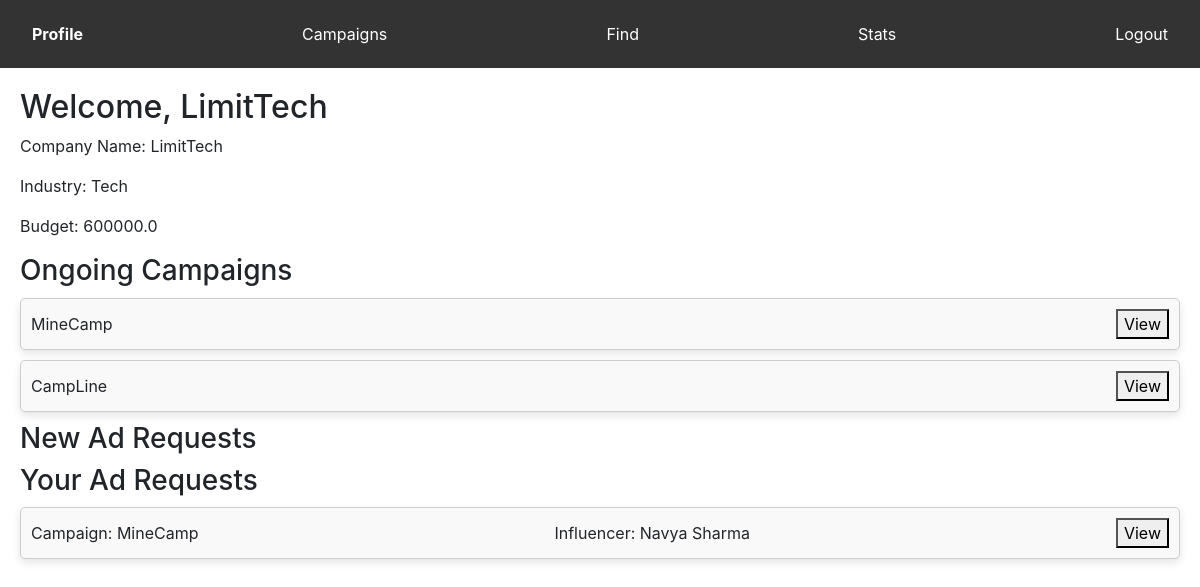
The app's page /sponsor_dashboard (signed in), older data.
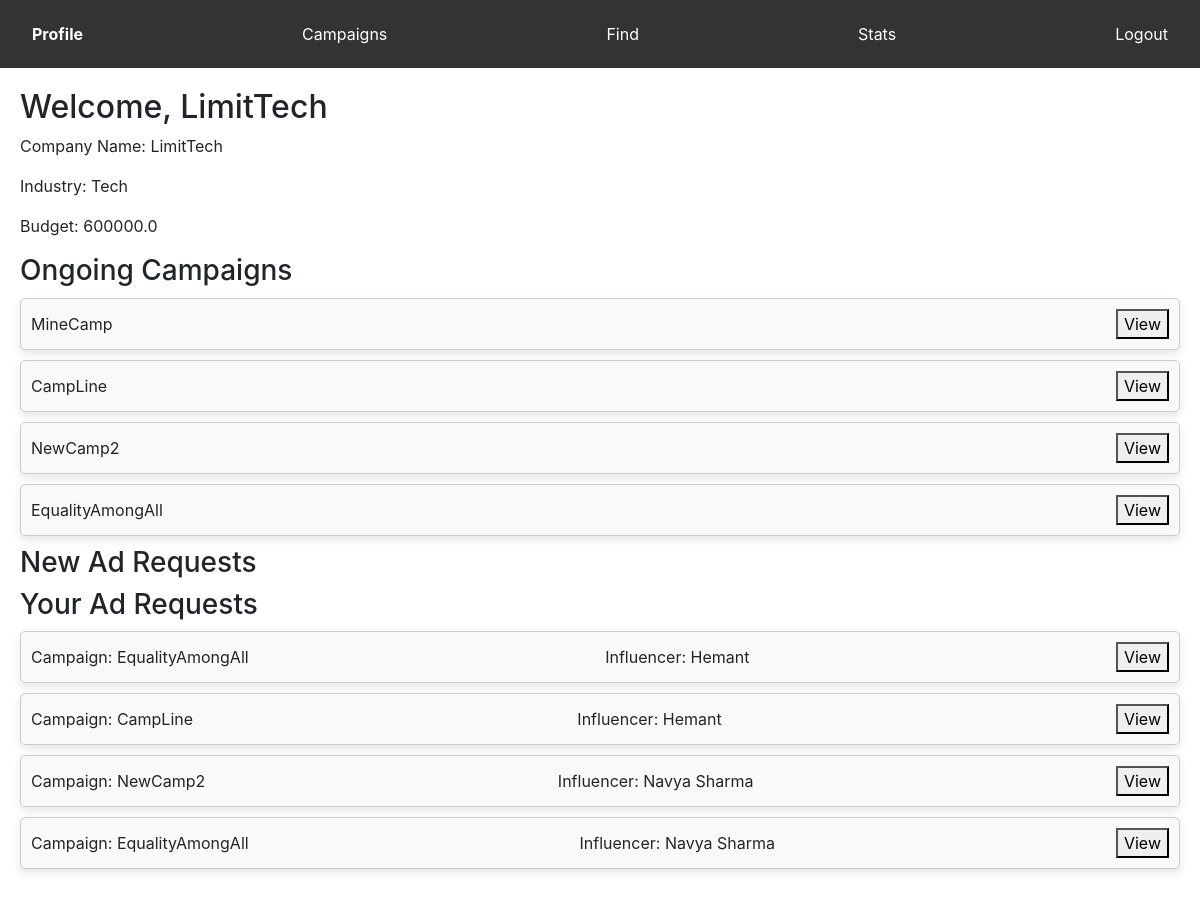
The same page, newer data.
### application/models.py (models this page shows, shortened)
class Campaign(db.Model):
    id = db.Column(db.Integer, primary_key=True, autoincrement=True)
    name = db.Column(db.String, nullable=False)
    description = db.Column(db.String)
    start_date = db.Column(db.String)
    end_date = db.Column(db.String)
    budget = db.Column(db.Float)
    visibility = db.Column(db.String)
    goals = db.Column(db.String)
    sponsor_id = db.Column(db.Integer, db.ForeignKey('sponsor.id'))
    flagged = db.Column(db.String, default="Active")
    __table_args__ = (
        CheckConstraint("visibility IN ('public', 'private')", name='check_visibility'),
    )
    ad_requests = db.relationship('AdRequest', backref='campaign')

class SponsorAdRequest(db.Model):
    __tablename__ = 'SponsorAdRequest'
    id = db.Column(db.Integer, primary_key=True, autoincrement=True)
    influencer_id = db.Column(db.Integer, db.ForeignKey('influencer.id'), nullable=False)
    campaign_id = db.Column(db.Integer, db.ForeignKey('campaign.id'), nullable=False)
    requirements = db.Column(db.String, nullable=False)
    payment_amount = db.Column(db.Float, nullable=False)
    status = db.Column(db.String, default='Pending')  # Pending, Accepted, Rejected
    created_at = db.Column(db.DateTime, default=datetime.utcnow)
    influencer = db.relationship('Influencer', backref='sponsor_ad_requests')
    campaign = db.relationship('Campaign', backref='sponsor_ad_requests')
    __table_args__ = (
        CheckConstraint("status IN ('Pending', 'Accepted', 'Rejected')", name='check_status'),
        CheckConstraint("Completed IN ('False', 'True')",name = 'completion_status')
    )

class User(db.Model):
    id = db.Column(db.Integer, primary_key=True, autoincrement=True)
    username = db.Column(db.String, unique=True, nullable=False)
    email = db.Column(db.String, unique=True, nullable=False)
    password = db.Column(db.String, nullable=False)
    role = db.Column(db.String, nullable=False)
    flagged = db.Column(db.String, default="Active")
    __table_args__ = (
        CheckConstraint("role IN ('Admin', 'Sponsor', 'Influencer')", name='check_role'),
    )
    sponsor = db.relationship('Sponsor', uselist=False, backref='user')
    influencer = db.relationship('Influencer', uselist=False, backref='user')

### application/controllers.py (the view, shortened to what this page needs)
@app.route("/sponsor_dashboard", methods=["GET", "POST"])
def sponsor_dashboard():
    if request.method == "GET":
        sponsor_name = session.get('sponsor_name')
        if not sponsor_name:
            return jsonify({"error": "Sponsor not logged in!"}), 401
        sponsor_user = User.query.filter_by(username=sponsor_name, role='Sponsor').first()
        if not sponsor_user:
            return jsonify({"error": "Sponsor not found!"}), 404
        sponsor = sponsor_user.sponsor
        if not sponsor:
            return jsonify({"error": "Sponsor details not found!"}), 404
        campaigns = Campaign.query.filter_by(sponsor_id=sponsor.id).all()
        pending_ad_requests = AdRequest.query.join(Campaign).filter(
            Campaign.sponsor_id == sponsor.id,
            AdRequest.status == 'Pending'
        ).all()
        print(pending_ad_requests)
        ongoing_campaigns = [
            {
                "id": campaign.id,
                "name": campaign.name,
                "budget": campaign.budget,
                "ad_requests": [
                    {
                        "id": ad_request.id,
                        "influencer_name": ad_request.influencer.user.username,
                        "status": ad_request.status
                    }
                    for ad_request in campaign.ad_requests if ad_request.status == 'Accepted'
                ]
            }
            for campaign in campaigns
        ]
        data = {
            "sponsor": {
                "company_name": sponsor.company_name,
                "industry": sponsor.industry,
                "budget": sponsor.budget,
            },
            "ongoing_campaigns": ongoing_campaigns,
            "pending_ad_requests": [
                {
                    "id": ad_request.id,
                    "campaign": {
                        "id": ad_request.campaign.id,
                        "name": ad_request.campaign.name,
                    },
                    "influencer": {
                        "id": ad_request.influencer.id,
                        "username": ad_request.influencer.user.username,
                        "requirements": ad_request.requirements,
                        "payment_amount":ad_request.payment_amount
                    }
                }
                for ad_request in pending_ad_requests
            ],
            "campaigns": [
                {
                    "id": campaign.id,
                    "name": campaign.name,
                    "description": campaign.description,
                    "budget": campaign.budget,
                    "start_date": campaign.start_date,
                    "end_date": campaign.end_date
                }
                for campaign in campaigns
            ]
        }
        your_requests = SponsorAdRequest.query.join(Campaign).filter(Campaign.sponsor_id == sponsor.id).all()
        return render_template(
            'sponsor_dashboard.html',
            sponsor_name=sponsor.company_name,
            sponsor_industry=sponsor.industry,
            sponsor_budget=sponsor.budget,
            ongoing_campaigns=ongoing_campaigns,
            pending_ad_requests=pending_ad_requests,
            campaigns=campaigns,
            data=jsonify(data),
            your_requests=your_requests
        )

### templates/sponsor_dashboard.html (shortened to what this page needs)
<!DOCTYPE html>
<html lang="en">
<head>
    <link rel="stylesheet" href="../static/sponsor.css">
    <link rel="stylesheet" href="https://cdn.jsdelivr.net/npm/bootstrap@4.4.1/dist/css/bootstrap.min.css">
    <link rel="stylesheet" href="https://cdnjs.cloudflare.com/ajax/libs/jquery-modal/0.9.1/jquery.modal.min.css" />
    <link href="https://stackpath.bootstrapcdn.com/bootstrap/4.5.2/css/bootstrap.min.css" rel="stylesheet">
</head>
<body>
    <div class="navbar">
        <a href="#profile">Profile</a>
        <a href="#campaigns">Campaigns</a>
        <a href="#find">Find</a>
        <a href="#stats">Stats</a>
        <a href="/logout">Logout</a>
    </div>
    <div class="content">
        <div id="profile" class="tab-content">
            <h2>Welcome, {{ sponsor_name }}</h2>
            <div id="profile-content">
                <p>Company Name: <span>{{ sponsor_name }}</span></p>
                <p>Industry: <span>{{ sponsor_industry }}</span></p>
                <p>Budget: <span>{{ sponsor_budget }}</span></p>
            </div>
            <div id="ongoing-campaigns">
                <h3>Ongoing Campaigns</h3>
                {% for campaign in ongoing_campaigns %}
                <div class="campaign-bar">
                    <span>{{ campaign.name }}</span>
                    <button class="view-campaign-btn" data-campaign-id="{{ campaign.id }}">View</button>
                </div>
                {% endfor %}
            </div>
            <div id="new-ad-requests">
                <h3>New Ad Requests</h3>
            </div>
            <div id="your-ad-requests">
                <h3>Your Ad Requests</h3>
                {% for ad_request in your_requests %}
                <div class="ad-request-bar">
                    <span>Campaign: {{ ad_request.campaign.name }}</span>
                    <span>Influencer: {{ ad_request.influencer.user.username }}</span>
                    <button class="view-request-btn" data-ad-request-id="{{ ad_request.id }}">View</button>
                </div>
                {% endfor %}
            </div>
        </div>
    </div>
</body>
</html>

Row changes from the older to the newer data that the page shows:
removed SponsorAdRequest: campaign.name "MineCamp", influencer.user.username "Navya Sharma"
added Campaign: name "NewCamp2"
added Campaign: name "EqualityAmongAll"
added SponsorAdRequest: campaign.name "EqualityAmongAll", influencer.user.username "Hemant"
added SponsorAdRequest: campaign.name "CampLine", influencer.user.username "Hemant"
added SponsorAdRequest: campaign.name "NewCamp2", influencer.user.username "Navya Sharma"
added SponsorAdRequest: campaign.name "EqualityAmongAll", influencer.user.username "Navya Sharma"
